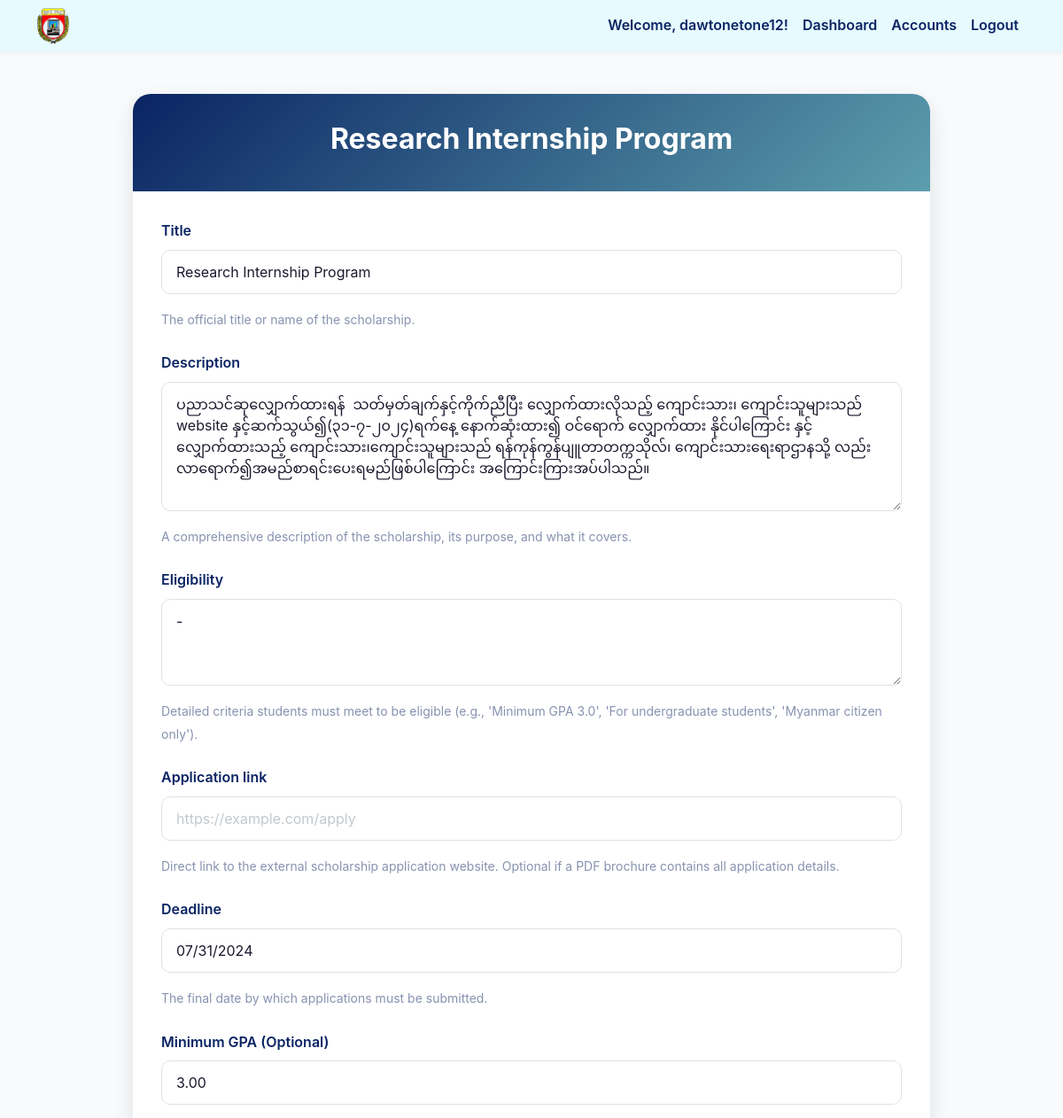
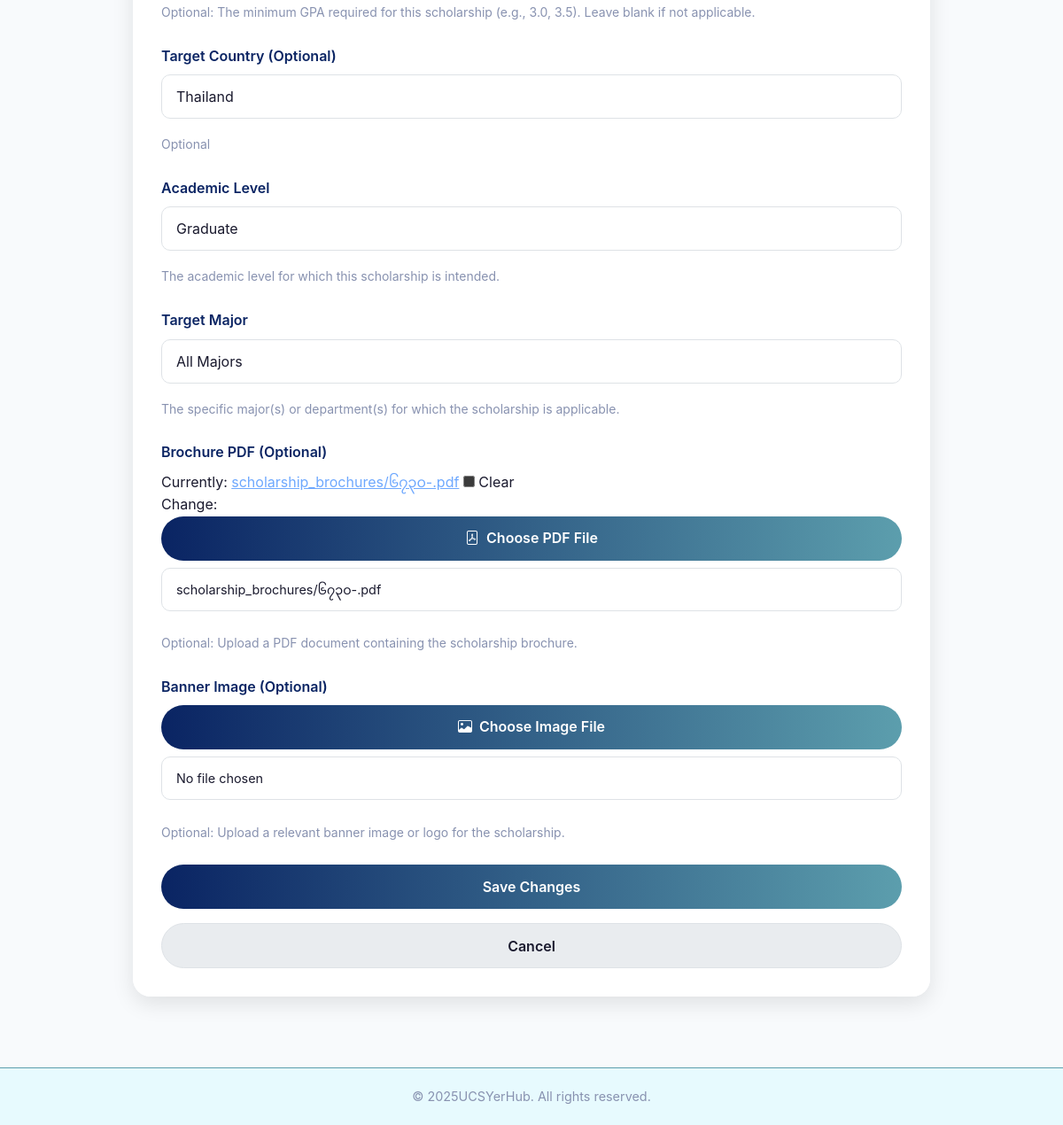
The page /faculties/edit/5/ (signed in) on the database its author committed (2 pictures, top to bottom).
### scholarships/models.py (models this page shows, shortened)
class Scholarship(models.Model):
    banner_image = models.ImageField(
        upload_to='scholarship_banners/',
        blank=True,
        null=True,
        help_text="An optional banner image for the scholarship detail page."
    )
    title = models.CharField(max_length=200, help_text="The official title or name of the scholarship.")
    description = models.TextField(help_text="A comprehensive description of the scholarship, its purpose, and what it covers.")
    eligibility = models.TextField(
        help_text="Detailed criteria students must meet to be eligible (e.g., 'Minimum GPA 3.0', 'For undergraduate students', 'Myanmar citizen only')."
    )
    application_link = models.URLField(
        max_length=500,
        blank=True,
        help_text="Direct link to the external scholarship application website. Optional if a PDF brochure contains all application details."
    )
    deadline = models.DateField(help_text="The final date by which applications must be submitted.")
    min_gpa = models.DecimalField(
        max_digits=3, decimal_places=2, null=True, blank=True,
        help_text="Optional: The minimum GPA required for this scholarship (e.g., 3.0, 3.5). Leave blank if not applicable."
    )
    country = models.CharField(
        max_length=100, null=True, blank=True,
        help_text="Optional"
    )
    level = models.CharField(
        max_length=20,
        choices=ACADEMIC_LEVEL_CHOICES,
        blank=True,
        null=True,
        help_text="The academic level for which this scholarship is intended."
    )
    MAJOR_CHOICES = [
        ('All','All Majors'),
        ('SE', 'B.C.Sc. (Software Engineering)'),
        ('BIS', 'B.C.Sc. (Business Information Systems)'),
        ('KE', 'B.C.Sc. (Knowledge Engineering)'),
        ('CSec', 'B.C.Sc. (Cyber Security)'),
        ('HPC', 'B.C.Sc. (High Performance Computing)'),
        ('ES', 'B.C.Tech. (Embedded Systems)'),
        ('CN', 'B.C.Tech. (Communication and Networking)'),
    ]
    major = models.CharField(
        max_length=50,
        choices=MAJOR_CHOICES,
        default='SE',
        help_text="The specific major(s) or department(s) for which the scholarship is applicable."
    )
    brochure_pdf = models.FileField(
        upload_to='scholarship_brochures/',
        null=True, blank=True,
        help_text="Optional: Upload a PDF document containing the scholarship brochure."
    )
    banner_image = models.ImageField(
        upload_to='scholarship_banners/',
        null=True, blank=True,
        help_text="Optional: Upload a relevant banner image or logo for the scholarship."
    )
    posted_by = models.ForeignKey('auth.User', on_delete=models.CASCADE, default=1)
    is_active = models.BooleanField(
        default=True,
        help_text="Check this box if the scholarship is currently open for applications."
    )
    created_at = models.DateTimeField(
        auto_now_add=True,
        help_text="Automatically records the creation date and time."
    )
    updated_at = models.DateTimeField(
        auto_now=True,
        help_text="Automatically updates the date and time whenever the record is modified."
    )
    wishlisted_by = models.ManyToManyField(
        get_user_model(),
        related_name='wishlist',
        blank=True
    )
    class Meta:
        ordering = ['deadline', 'title']
        verbose_name_plural = "Scholarships"

### faculties/views.py (the view)
# urls.py: path('edit/<int:scholarship_id>/', views.edit_scholarship, name='edit_scholarship'),
@login_required
def edit_scholarship(request, scholarship_id):
    if not is_faculty_or_admin(request.user):
        messages.error(request, "You do not have permission to edit scholarships.")
        return redirect('scholarships:list')
    try:
        scholarship = Scholarship.objects.get(id=scholarship_id)
        if scholarship.posted_by != request.user and request.user.userprofile.role != 'ADMIN':
            messages.error(request, "You can only edit scholarships you've posted.")
            return redirect('faculties:faculty_dashboard_home')
        if request.method == 'POST':
            form = ScholarshipForm(request.POST, request.FILES, instance=scholarship)
            if form.is_valid():
                form.save()
                messages.success(request, 'Scholarship updated successfully!')
                return redirect('faculties:faculty_dashboard_home')
            else:
                messages.error(request, 'Please correct the errors below.')
        else:
            form = ScholarshipForm(instance=scholarship)
        context = {
            'form': form,
            'scholarship': scholarship,
            'page_title': 'Edit Scholarship'
        }
        return render(request, 'dashboard/edit_scholarship.html', context)
    except Scholarship.DoesNotExist:
        messages.error(request, "The scholarship you're trying to edit doesn't exist.")
        return redirect('faculties:faculty_dashboard_home')

### faculties/views.py (called while the page is built)
def is_faculty_or_admin(user):
    if not user.is_authenticated:
        return False
    if not hasattr(user, 'userprofile'):
        return False
    return user.userprofile.role in ['FACULTY', 'ADMIN']

### faculties/templates/dashboard/edit_scholarship.html (shortened to what this page needs)
{% extends 'main.html' %}
{% load static %}
{% block content %}
<div class="container mt-5">
    <div class="form-container">
        <div class="form-header">
            <h2>{{ scholarship.title }}</h2>
        </div>
        <div class="form-body">
            <form method="post" enctype="multipart/form-data">
                {% for field in form %}
                    <div class="form-group">
                        <label for="{{ field.id_for_label }}" class="form-label">{{ field.label }}</label>
                        {% if field.name in 'brochure_pdf,banner_image' %}
                            <div class="file-input-wrapper">
                                {{ field }}
                                <div class="file-input-button">
                                    {% if field.name == 'brochure_pdf' %}
                                        <i class="bi bi-file-pdf me-2"></i>Choose PDF File
                                    {% else %}
                                        <i class="bi bi-image me-2"></i>Choose Image File
                                    {% endif %}
                                </div>
                                <div class="file-input-text" id="{{ field.name }}-file-name">
                                    {% if field.name == 'brochure_pdf' and scholarship.brochure_pdf %}
                                        {{ scholarship.brochure_pdf.name|cut:"scholarships/brochures/" }}
                                    {% elif field.name == 'banner_image' and scholarship.banner_image %}
                                        {{ scholarship.banner_image.name|cut:"scholarships/banners/" }}
                                    {% else %}
                                        No file chosen
                                    {% endif %}
                                </div>
                            </div>
                        {% else %}
                            {{ field }}
                        {% endif %}
                        {% if field.help_text %}
                            <small class="form-text">{{ field.help_text|safe }}</small>
                        {% endif %}
                    </div>
                {% endfor %}
                <div class="d-grid gap-2 mt-4">
                    <button type="submit" class="btn btn-primary">
                        Save Changes
                    </button>
                    <a href="{% url 'faculties:faculty_dashboard_home' %}" class="btn btn-secondary">
                        Cancel
                    </a>
                </div>
            </form>
        </div>
    </div>
</div>
{% endblock %}

### faculties/templates/main.html (shortened to what this page needs)
{% load static %}
<!DOCTYPE html>
<html lang="en" data-bs-theme="dark">
<head>
    <link href="https://cdn.jsdelivr.net/npm/bootstrap@5.3.0/dist/css/bootstrap.min.css" rel="stylesheet">
    <link rel="stylesheet" href="https://cdn.jsdelivr.net/npm/bootstrap-icons@1.10.0/font/bootstrap-icons.css">
    <link rel="stylesheet" href="https://cdnjs.cloudflare.com/ajax/libs/font-awesome/6.4.0/css/all.min.css">
</head>
<body>
    <div id="page-container">
        <nav class="navbar navbar-expand-lg navbar-dark">
            <div class="container">
                <a class="" href="{% url 'home' %}">
                    <img src="{% static 'logo.png' %}" class="img-fluid" style="max-height: 40px;" alt="Logo">
                </a>
                <div class="collapse navbar-collapse" id="navbarNav">
                    <ul class="navbar-nav ms-auto">
                        {% if user.is_authenticated %}
                        <li class="nav-item">
                            <a class="nav-link" href="#">Welcome, {{ user.username }}!</a>
                        </li>
                        {% endif %}
                        <li class="nav-item">
                            <a class="nav-link" href="{% url 'faculties:faculty_dashboard_home' %}">Dashboard</a>
                        </li>
                        <li class="nav-item">
                            <a class="nav-link" href="{% url 'faculties:manage_users' %}">Accounts</a>
                        </li>
                        <li class="nav-item">
                            <a class="nav-link" href="{% url 'logout' %}">Logout</a>
                        </li>
                    </ul>
                </div>
            </div>
        </nav>
        <main>
            {% block content %}{% endblock %}
        </main>
        <footer>
            <div class="copyright">
                <div class="container">
                    <div class="row justify-content-center">
                        <div class="col-12 text-center">
                            <p class="mb-0 text-muted">&copy; {% now "Y" %}UCSYerHub. All rights reserved.</p>
                        </div>
                    </div>
                </div>
            </div>
        </footer>
    </div>
</body>
</html>

### faculties/templates/main.html (style rules this page uses)
:root { --primary-dark: #0a192f; --primary-light: #172a45; --accent-color: #64ffda; --text-primary: #ccd6f6; --text-secondary: #8892b0; --new-primary: #0a2463; --new-accent: #5c9ead; --new-background: #f8fafc; }
body { font-family: 'Segoe UI', system-ui, -apple-system, sans-serif; background-color: var(--new-background); color: #1a1a2e; display: flex; flex-direction: column; min-height: 100vh; margin: 0; line-height: 1.6; }
.navbar { background-color: #E7FAFE !important; box-shadow: 0 2px 6px rgba(0,0,0,0.05); border-bottom: none; }
.navbar-nav .nav-link { background-color: #E7FAFE; color: var(--new-primary) !important; font-weight: 600; padding: 0.5rem 1rem; border-radius: 30px; position: relative; transition: background-color 0.3s ease; }
.navbar-nav .nav-link::after { content: ""; position: absolute; left: 0; bottom: 4px; width: 0%; height: 2px; background-color: var(--new-accent); transition: width 0.3s ease; }
.btn-primary { background: linear-gradient(90deg, var(--new-primary), var(--new-accent)); color: white; padding: 0.8rem 2rem; border-radius: 50px; font-weight: 600; transition: 0.3s; border: none; }
#page-container { display: flex; flex-direction: column; min-height: 100vh; }
main { flex: 1; padding-bottom: 2rem; }
.copyright { background-color: #E7FAFE; padding: 20px 0; border-top: 1px solid var(--new-accent); }
.copyright p { color: var(--new-primary); font-size: 0.9rem; }

### faculties/templates/dashboard/edit_scholarship.html (style rules this page uses)
:root { --new-primary: #0a2463; --new-accent: #5c9ead; --new-background: #f8fafc; --text-primary: #1a1a2e; --text-secondary: #8892b0; }
body { font-family: 'Inter', sans-serif; background: var(--new-background); color: var(--text-primary); line-height: 1.6; }
.form-container { background: rgba(255, 255, 255, 0.95); border-radius: 20px; overflow: hidden; box-shadow: 0 8px 24px rgba(0,0,0,0.1); backdrop-filter: blur(8px); transition: transform 0.3s ease, box-shadow 0.3s ease; max-width: 900px; margin: 3rem auto; }
.form-header { background: linear-gradient(135deg, var(--new-primary), var(--new-accent)); color: white; padding: 2rem; text-align: center; }
.form-header h2 { font-weight: 700; margin-bottom: 0.5rem; }
.form-body { padding: 2rem; }
.form-control, .form-select { background: #ffffff; border: 1px solid #dee2e6; color: var(--text-primary); border-radius: 10px; padding: 0.75rem 1rem; margin-bottom: 1rem; transition: all 0.3s ease; width: 100%; display: block; }
.form-label { color: var(--new-primary); font-weight: 600; margin-bottom: 0.5rem; display: block; }
.file-input-wrapper { position: relative; overflow: hidden; display: inline-block; width: 100%; margin-bottom: 1rem; }
.file-input-button { background: linear-gradient(90deg, var(--new-primary), var(--new-accent)); color: white; border: none; border-radius: 50px; padding: 0.75rem 1.5rem; font-weight: 600; transition: all 0.3s ease; cursor: pointer; display: inline-block; width: 100%; text-align: center; }
.file-input-text { background-color: #ffffff !important; color: var(--text-primary) !important; border: 1px solid #dee2e6 !important; border-radius: 10px; padding: 0.75rem 1rem; width: 100%; display: block; transition: all 0.3s ease; margin-top: 0.5rem; font-size: 0.9rem; }
.btn-primary { background: linear-gradient(90deg, var(--new-primary), var(--new-accent)); color: white; padding: 0.8rem 2rem; border-radius: 50px; font-weight: 600; transition: 0.3s; border: none; width: 100%; margin-bottom: 0.5rem; }
.btn-secondary { background: #e9ecef; border: 1px solid #dee2e6; color: var(--text-primary); padding: 0.8rem 2rem; border-radius: 50px; font-weight: 600; transition: 0.3s; width: 100%; text-decoration: none; display: block; text-align: center; }
.form-text { color: var(--text-secondary); font-size: 0.875rem; }
.text-muted { color: var(--text-secondary) !important; }
.form-group { margin-bottom: 1.5rem; }

### rows shown on the page
Scholarship: title "Research Internship Program", form "Research Internship Program" "ပညာသင်ဆုလျှောက်ထားရန် သတ်မှတ်ချက်နှင့်ကိုက်ညီပြီး လျှောက်ထားလိုသည့် ကျောင်းသား၊ ကျောင်းသူများသည် website နှင့်ဆက်သွယ်၍(၃၁-၇-၂၀၂၄)ရက်နေ့ နောက်ဆုံးထား၍ ဝင်ရောက် လျှောက်ထား နိုင်ပါကြောင်း နှင့် လျှောက်ထားသည့် ကျောင်းသား၊ကျောင်းသူများသည် ရန်ကုန်ကွန်ပျူတာတက္ကသိုလ်၊ ကျောင်းသားရေးရာဌာနသို့ လည်း လာရောက်၍အမည်စာရင်းပေးရမည်ဖြစ်ပါကြောင်း အကြောင်းကြားအပ်ပါသည်။" "-" "07/31/2024" "3.00" "Thailand" "Graduate" "All Majors", brochure_pdf.name "scholarship_brochures/၆၇၃၀-.pdf"

### other values the page prints
{{ user.username }} "dawtonetone12"
{{ field.label }} "Title" "Description" "Eligibility" "Application link" "Deadline" "Minimum GPA (Optional)" "Target Country (Optional)" "Academic Level" "Target Major" "Brochure PDF (Optional)" "Banner Image (Optional)"
{{ field.help_text|safe }} "The official title or name of the scholarship." "A comprehensive description of the scholarship, its purpose, and what it covers." "Detailed criteria students must meet to be eligible (e.g., 'Minimum GPA 3.0', 'For undergraduate students', 'Myanmar citizen only')." "Direct link to the external scholarship application website. Optional if a PDF brochure contains all application details." "The final date by which applications must be submitted." "Optional: The minimum GPA required for this scholarship (e.g., 3.0, 3.5). Leave blank if not applicable." "Optional" "The academic level for which this scholarship is intended." "The specific major(s) or department(s) for which the scholarship is applicable." "Optional: Upload a PDF document containing the scholarship brochure." "Optional: Upload a relevant banner image or logo for the scholarship."
